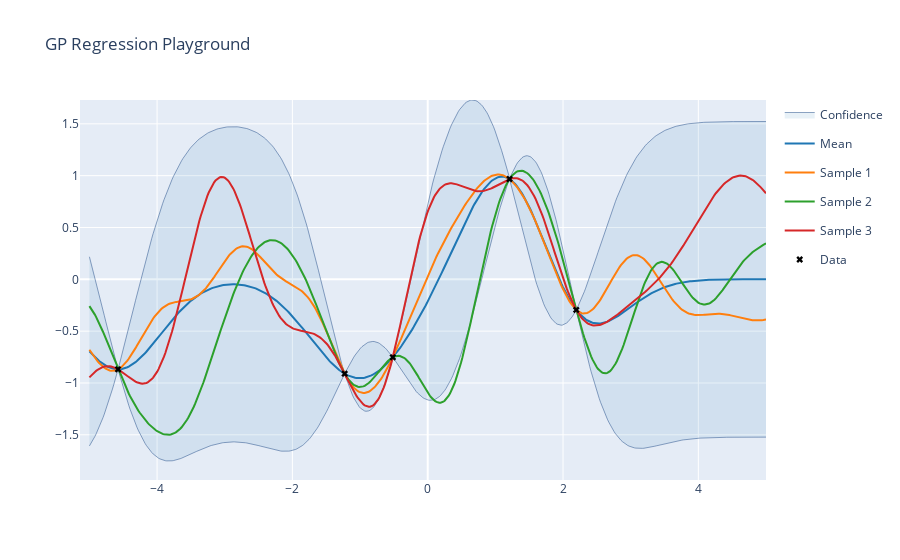

Notebook cell for this chart:
### Code cell
# GP REGRESSION PLAYGROUND
## Choose number of training points
TRAIN_SIZE = 5 
## Choose noise level
NOISE = 0.05 
## Choose number of samples to draw from posterior
NSAMPLES = 3

## Choose how test points are chosen
X_train = np.random.uniform(-5., 5, (TRAIN_SIZE, 1))
## Choose the ground truth function (or load in data)
Y_train = np.sin(np.pi*X_train/2) + np.random.randn(TRAIN_SIZE, 1) * NOISE
## Choose prior kernel
kernel = GPy.kern.RBF(input_dim=1, variance=1., lengthscale=1.)

## The rest
model = GPy.models.GPRegression(X_train, Y_train, kernel)
model.constrain_positive('')
model.optimize(messages=False) # Change to True to see optimisation output
Xp = np.linspace(-5., 5., 500)[:, None]
mup, covp = model.predict(Xp, full_cov=True)
posteriorYp = model.posterior_samples_f(Xp, full_cov=True, size=NSAMPLES)
samples = np.transpose(np.squeeze(posteriorYp)) # Reshape samples to form expected by plotting function
plotly_gp(mup, covp, Xp, X_train=X_train, Y_train=Y_train, samples=samples, title="GP Regression Playground")

### Figure 1 — Plotly figure (JSON) as saved in the notebook; plotly's stock layout.template omitted (floating-point values rounded to 4 significant figures; data arrays with more than 128 entries replaced by an {"elided": "..."} marker saying what was removed)
{"data": [{"fillcolor": "rgba(31, 119, 180, 0.1)", "legendgroup": "Confidence_fill_(layout.XAxis(),layout.YAxis())", "line": {"color": "#204a87", "width": 0.5}, "name": "Confidence", "showlegend": false, "type": "scatter", "x": {"elided": "500 float values"}, "y": {"elided": "500 float values"}}, {"fill": "tonextx", "fillcolor": "rgba(31, 119, 180, 0.1)", "legendgroup": "Confidence_fill_(layout.XAxis(),layout.YAxis())", "line": {"color": "#204a87", "width": 0.5}, "name": "Confidence", "showlegend": true, "type": "scatter", "x": {"elided": "500 float values"}, "y": {"elided": "500 float values"}}, {"line": {"color": "#1f77b4"}, "name": "Mean", "type": "scatter", "x": {"elided": "500 float values"}, "y": {"elided": "500 float values"}}, {"line": {"color": "#ff7f0e"}, "name": "Sample 1", "type": "scatter", "x": {"elided": "500 float values"}, "y": {"elided": "500 float values"}}, {"line": {"color": "#2ca02c"}, "name": "Sample 2", "type": "scatter", "x": {"elided": "500 float values"}, "y": {"elided": "500 float values"}}, {"line": {"color": "#d62728"}, "name": "Sample 3", "type": "scatter", "x": {"elided": "500 float values"}, "y": {"elided": "500 float values"}}, {"marker": {"color": "#000000", "symbol": "x"}, "mode": "markers", "name": "Data", "type": "scatter", "x": [1.209, -4.577, 2.196, -1.227, -0.5159], "y": [0.9677, -0.8683, -0.2949, -0.9107, -0.7521]}], "layout": {"hovermode": "x", "title": {"text": "GP Regression Playground"}}}
